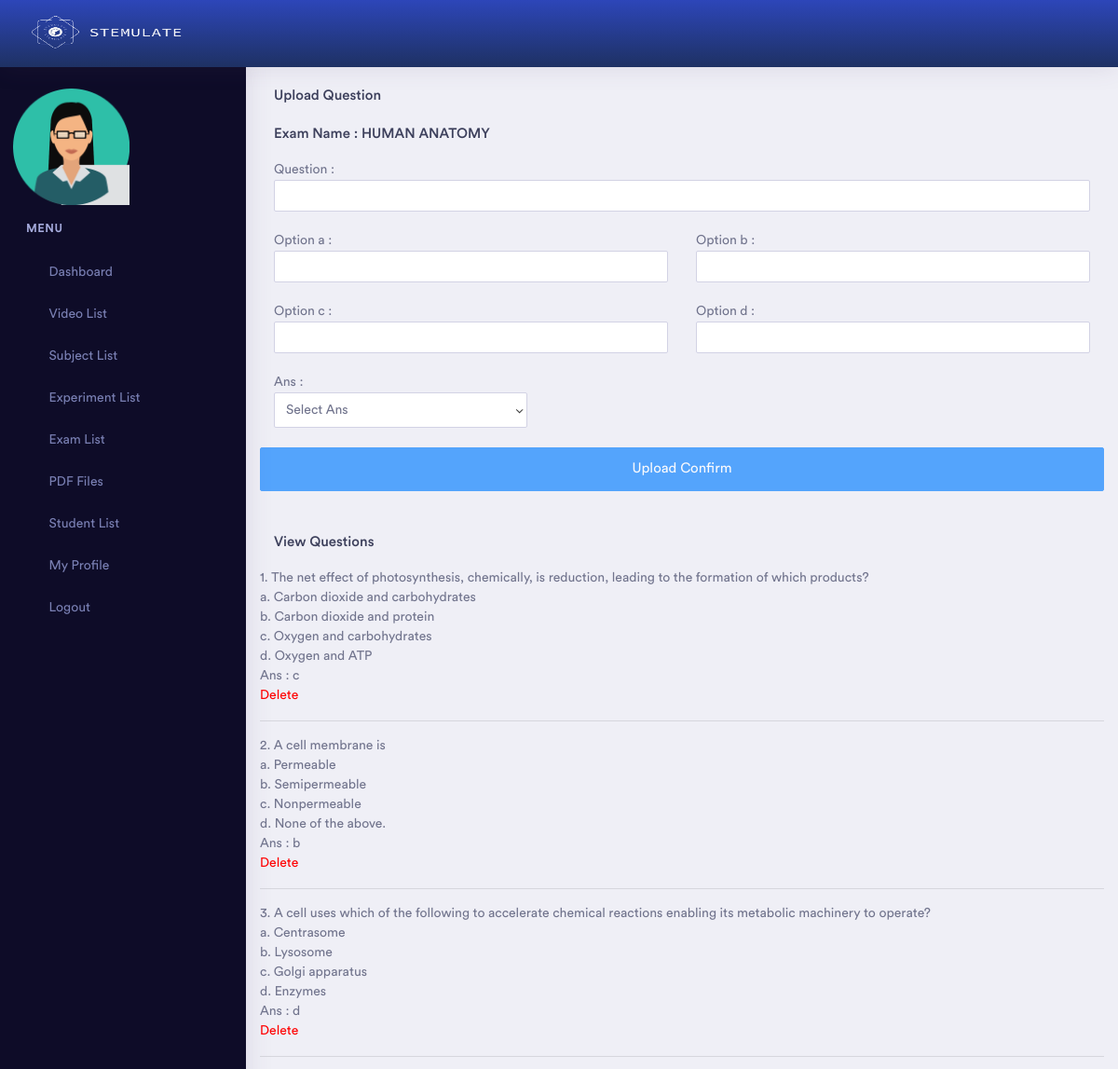
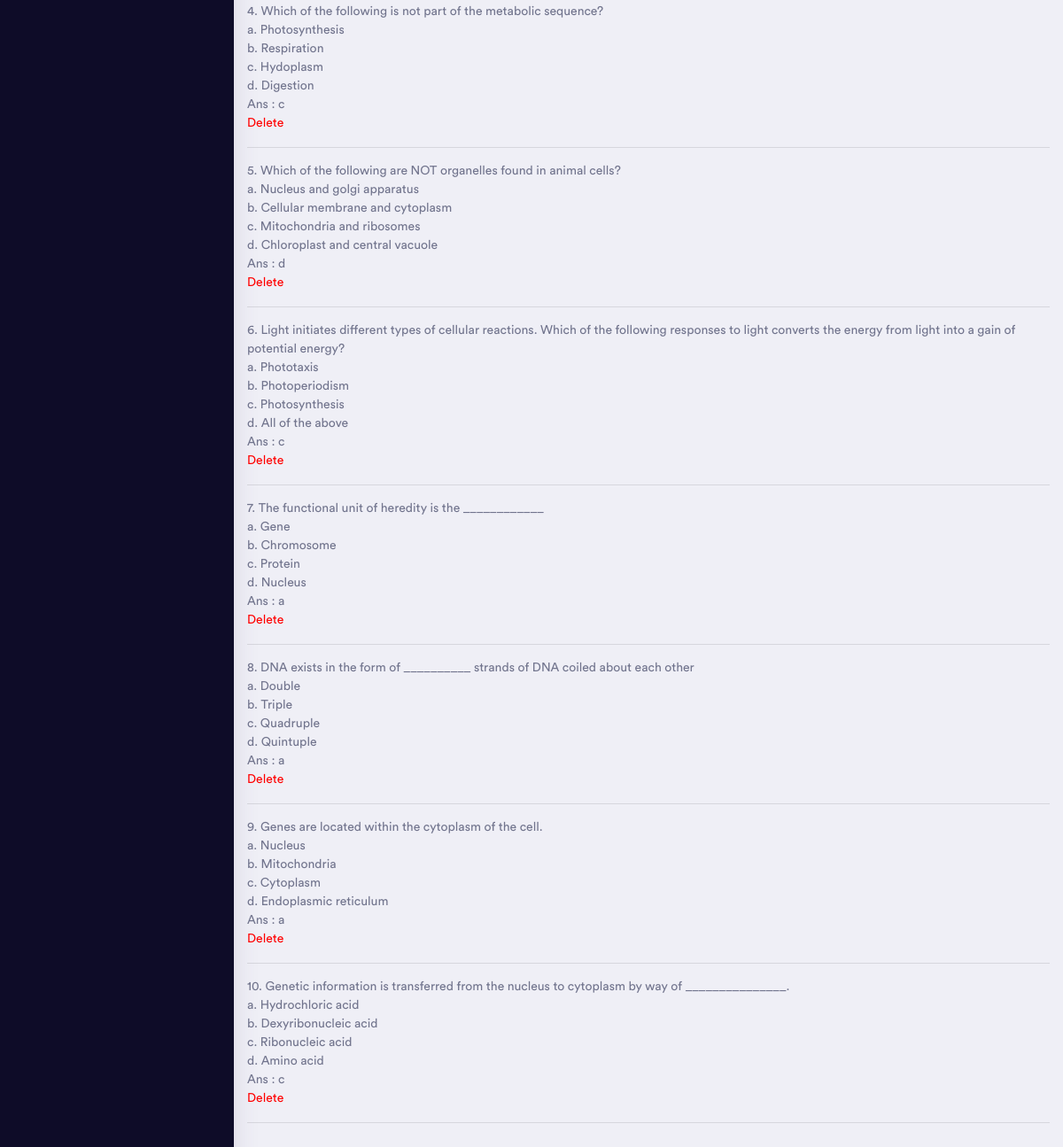
/admin/question_add.php?exam_id=6&q=10 (signed in), run on the app's committed database (2 pictures, top to bottom).
### tables this page shows
CREATE TABLE `exam` (
  `id` int(11) NOT NULL,
  `semester_id` int(11) NOT NULL,
  `subject_id` int(11) NOT NULL,
  `name` varchar(255) NOT NULL,
  `status` int(11) NOT NULL,
  `admin_id` int(11) NOT NULL,
  `duration` int(11) DEFAULT NULL,
  `question_mark` int(11) DEFAULT NULL,
  `total_mark` int(11) DEFAULT NULL,
  `total_question` int(11) NOT NULL,
  `startDate` date DEFAULT NULL,
  `endDate` date DEFAULT NULL
);

CREATE TABLE `question` (
  `id` int(11) NOT NULL,
  `exam_id` int(11) NOT NULL,
  `des` text NOT NULL,
  `op1` text NOT NULL,
  `op2` text NOT NULL,
  `op3` text NOT NULL,
  `op4` text NOT NULL,
  `ans` varchar(100) NOT NULL,
  `status` int(11) NOT NULL
);

### admin/question_add.php (the view, shortened to what this page needs)
<?php
    if ($_SESSION['p'] != "") {
?>
<!doctype html>
<html lang="en">
<head>
    <?php include 'head.php'; ?>
</head>
<body>
    <div class="dashboard-main-wrapper">
         <div class="dashboard-header">
            <?php include 'header.php';  ?>
        </div>
       <div class="nav-left-sidebar sidebar-dark">
            <?php include 'left_menu.php'; ?>
        </div>
        <div class="dashboard-wrapper">
            <div class="container-fluid  dashboard-content">
                <div class="row">
                    <div class="col-xl-12 col-lg-12 col-md-12 col-sm-12 col-12">
                            <h5>Upload Question </h5>
                            <h5>
                                Exam Name :
                                <?php
                                    include 'db.php';
                                    $query = mysqli_query($link, "select * from exam where id = '$_GET[exam_id]'");
                                    while($data = mysqli_fetch_array($query)) {
                                        echo $data['name'];
                                    }
                                ?>
                            </h5>
                            <form action="#" method="post">
                                <div class="row">
                                    <div class="col-md-12">
                                        Question : <input type="text" name="des" class="form-control" required>
                                    </div>
                                    <div class="col-md-12">&nbsp;</div>
                                    <div class="col-md-6">
                                        Option a : <input type="text" name="op1" class="form-control" required>
                                    </div>
                                    <div class="col-md-6">
                                        Option b : <input type="text" name="op2" class="form-control" required>
                                    </div>
                                    <div class="col-md-12">&nbsp;</div>
                                    <div class="col-md-6">
                                        Option c : <input type="text" name="op3" class="form-control" required>
                                    </div>
                                    <div class="col-md-6">
                                        Option d : <input type="text" name="op4" class="form-control" required>
                                    </div>
                                    <div class="col-md-12">&nbsp;</div>
                                    <div class="col-md-4">
                                        Ans :
                                        <select class="form-control" name="ans">
                                            <option value="" selected disabled>Select Ans</option>
                                        </select>
                                    </div>
                                    <div class="col-md-12">&nbsp;</div>
                                    <button type="submit" name="save" class="btn btn-primary btn-lg btn-block"
                                    <?php
                                    include 'db.php';
                                    $query = mysqli_query($link, "select * from question where exam_id = '$_GET[exam_id]'");
                                    echo (mysqli_num_rows($query) >= $_GET['q']) ? 'disabled' : ''; ?>
                                    >Upload Confirm</button>
                                </div>
                            </form>
                    </div>
                </div>
                <div class="row">
                    <div class="col-md-12">
                        <br><br>
                    </div>
                    <div class="col-md-12">
                        <h5>View Questions</h5>
                    </div>
                    <div>
                        <?php
                        $sl=0;
                        $query = mysqli_query($link, "select * from question where exam_id = '$_GET[exam_id]'");
                        while($data = mysqli_fetch_array($query)) {
                            echo ++$sl.". ";
                            echo $data['des'];
                            echo "<br>";
                            echo "a. ".$data['op1'];
                            echo "<br>";
                            echo "b. ".$data['op2'];
                            echo "<br>";
                            echo "c. ".$data['op3'];
                            echo "<br>";
                            echo "d. ".$data['op4'];
                            echo "<br>";
                            echo "Ans : ".$data['ans'];
                            echo "<br>";
                            echo "<a href='#' onclick='confirmDelete({$data['id']})' style='color:red;'>Delete</a>";
                            echo "<hr>";
                        }
                        ?>
                    </div>
                </div>
            </div>
        </div>
    </div>
</body>
</html>
<?php
} else {
    echo "<script>";
    echo "self.location='index.php?msg=<font color=red>Please Login First.</font>';";
    echo "</script>";
}
?>

### data on the page
exam: name "HUMAN ANATOMY"
question: des "The net effect of photosynthesis, chemically, is reduction, leading to the formation of which products?", op1 "Carbon dioxide and carbohydrates", op2 "Carbon dioxide and protein", op3 "Oxygen and carbohydrates", op4 "Oxygen and ATP", ans "c"
question: des "A cell membrane is", op1 "Permeable", op2 "Semipermeable", op3 "Nonpermeable", op4 "None of the above.", ans "b"
question: des "A cell uses which of the following to accelerate chemical reactions enabling its metabolic machinery to operate?", op1 "Centrasome", op2 "Lysosome", op3 "Golgi apparatus", op4 "Enzymes", ans "d"
question: des "Which of the following is not part of the metabolic sequence?", op1 "Photosynthesis", op2 "Respiration", op3 "Hydoplasm", op4 "Digestion", ans "c"
question: des "Which of the following are NOT organelles found in animal cells?", op1 "Nucleus and golgi apparatus", op2 "Cellular membrane and cytoplasm", op3 "Mitochondria and ribosomes", op4 "Chloroplast and central vacuole", ans "d"
question: des "Light initiates different types of cellular reactions. Which of the following responses to light converts the energy from light into a gain of potential energy?", op1 "Phototaxis", op2 "Photoperiodism", op3 "Photosynthesis", op4 "All of the above", ans "c"
question: des "The functional unit of heredity is the ____________", op1 "Gene", op2 "Chromosome", op3 "Protein", op4 "Nucleus", ans "a"
question: des "DNA exists in the form of __________ strands of DNA coiled about each other", op1 "Double", op2 "Triple", op3 "Quadruple", op4 "Quintuple", ans "a"
question: des "Genes are located within the cytoplasm of the cell.", op1 "Nucleus", op2 "Mitochondria", op3 "Cytoplasm", op4 "Endoplasmic reticulum", ans "a"
question: des "Genetic information is transferred from the nucleus to cytoplasm by way of _______________.", op1 "Hydrochloric acid", op2 "Dexyribonucleic acid", op3 "Ribonucleic acid", op4 "Amino acid", ans "c"
